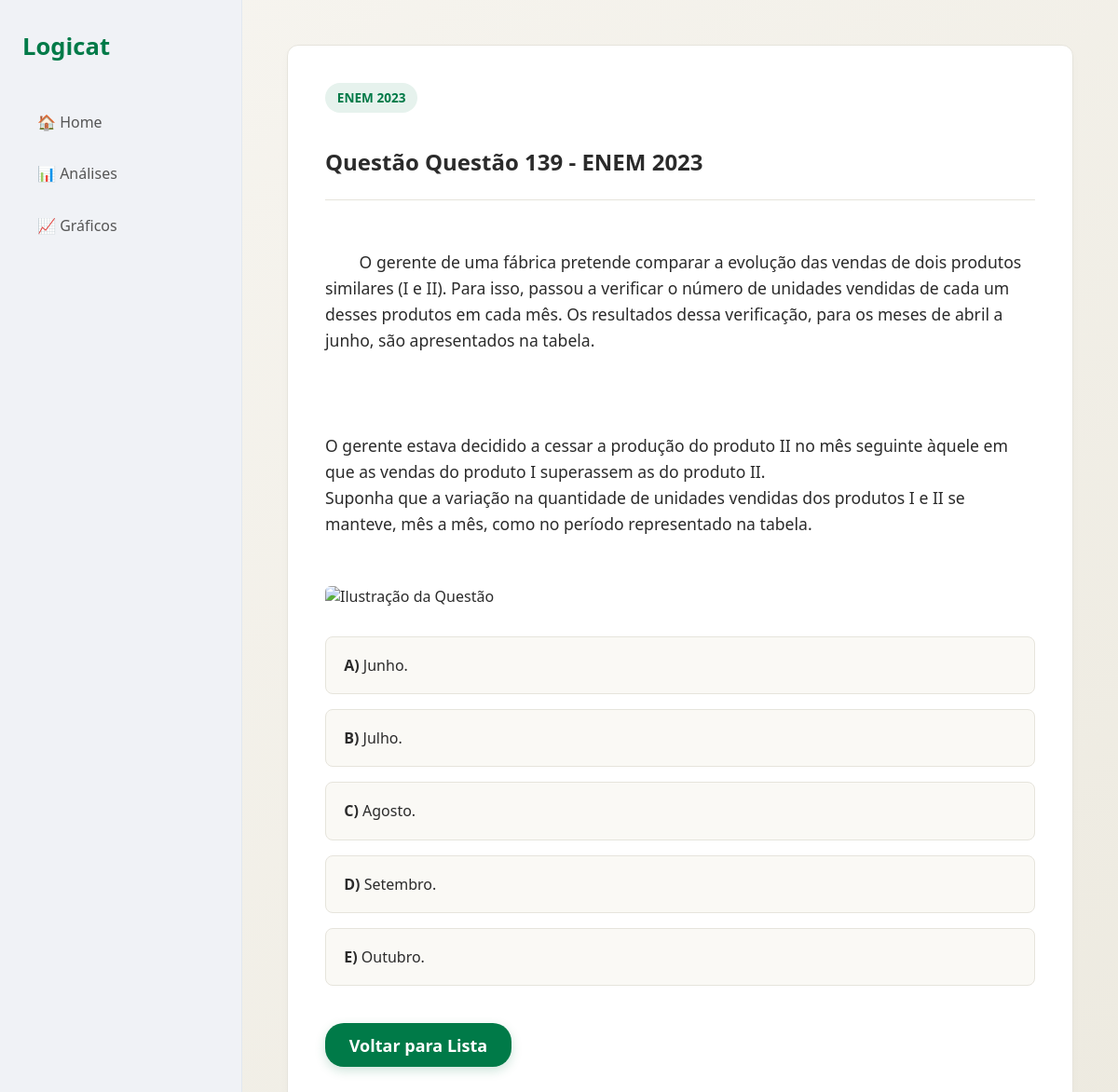
Screenshot of /questao/2023/139 with the database file from the repository.
### tables this page shows
CREATE TABLE "question" (
"Unnamed: 0" INTEGER,
  "title" TEXT,
  "index" INTEGER,
  "discipline" TEXT,
  "year" INTEGER,
  "context" TEXT,
  "files" TEXT,
  "correctAlternative" TEXT,
  "alternativesIntroduction" TEXT,
  "alternatives" TEXT,
  "dificuldade" TEXT,
  "tema" TEXT,
  "subassunto" TEXT
);

### Logicat/app.py (the view)
@app.get("/questao/{ano}/{questao_id}", response_class=HTMLResponse)
async def ver_questao_individual(request: Request, ano: int, questao_id: int):
    conexao = sqlite3.connect("Logicat.db")
    cursor = conexao.cursor()
    cursor.execute(
        "SELECT title, year, context, alternatives, correctAlternative FROM question WHERE [index] = ? AND year = ?",
        (questao_id, ano)
    )
    resultado = cursor.fetchone()
    conexao.close()
    if not resultado:
        return HTMLResponse(content=f"Questão não encontrada.", status_code=404)
    contexto_bruto = resultado[2] if resultado[2] else ""
    imagem_url = None
    padrao_imagem = r"!\[.*?\]\((.*?)\)"
    if contexto_bruto:
        match = re.search(padrao_imagem, contexto_bruto)
        if match:
            imagem_url = match.group(1)  # Extrai apenas a URL que está dentro dos parênteses
            contexto_bruto = re.sub(padrao_imagem, "", contexto_bruto)  # Remove APENAS a tag da imagem, mantendo todo o resto do texto intacto
    raw_alternativas = resultado[3]
    lista_alternativas = []
    if raw_alternativas:
        try:
            lista_alternativas = ast.literal_eval(raw_alternativas)
        except Exception:
            if isinstance(raw_alternativas, str) and "\n" in raw_alternativas:
                lista_alternativas = [alt.strip() for alt in raw_alternativas.split("\n") if alt.strip()]
            else:
                lista_alternativas = [{"letter": "X", "text": raw_alternativas, "isCorrect": False}]
    questao_dados = {
        "title": resultado[0],
        "year": resultado[1],
        "context": contexto_bruto,
        "imagem": imagem_url,
        "alternatives": lista_alternativas,
        "correct": resultado[4]
    }
    return templates.TemplateResponse(request, "exibir_questao.html", {"questao": questao_dados})

### Logicat/templates/exibir_questao.html (shortened to what this page needs)
{% extends "base.html" %}
{% block conteudo %}
<div class="box-questao">
    <span class="topic-badge" style="margin-bottom: 1rem; display: inline-block;">ENEM {{ questao.year }}</span>
    <h2>Questão {{ questao.title }}</h2>
    <hr style="border: 0; border-top: 1px solid #e6e4dc; margin: 1.5rem 0;">
    <div class="enunciado">
        {{ questao.context }}
    </div>
    {% if questao.imagem %}
        <img src="{{ questao.imagem }}" alt="Ilustração da Questão" class="questao-imagem">
    {% endif %}
    <div class="alternativas-container" id="containerOpcoes">
        {% if questao.alternatives %}
            {% for alt in questao.alternatives %}
                <button class="btn-alternativa"
                        data-correct="{{ 'true' if alt.isCorrect else 'false' }}"
                        onclick="verificarResposta(this)">
                    <strong>{{ alt.letter }})</strong> {{ alt.text }}
                </button>
            {% endfor %}
        {% else %}
            <p style="color: #61615a;">Nenhuma alternativa mapeada para esta questão.</p>
        {% endif %}
    </div>
    <div style="margin-top: 2.5rem; display: flex; gap: 1rem;">
        <a href="/analises?ano={{ questao.year }}" class="btn-green" style="width: 200px; text-align: center; margin: 0;">Voltar para Lista</a>
    </div>
</div>
{% endblock %}

### Logicat/static/css/style.css (style rules this page uses)
body { margin: 0; padding: 0; font-family: 'Segoe UI', Tahoma, Geneva, Verdana, sans-serif; background: linear-gradient(135deg, #f7f5f0 0%, #edeae0 100%); color: #2b2b2b; min-height: 100vh; }
.btn-green { display: block; width: 280px; margin: 1rem auto 0 auto; padding: 0.7rem 0; background-color: #007a48; color: #ffffff; font-size: 18px; font-weight: bold; text-decoration: none; border-radius: 20px; box-shadow: 0px 4px 12px rgba(0, 122, 72, 0.2); transition: transform 0.2s ease, background-color 0.2s ease; }
.page-dashboard { display: grid; grid-template-columns: 260px 1fr; min-height: 100vh; }
.topic-badge { background-color: #e6f2ed; color: #007a48; padding: 0.4rem 0.8rem; border-radius: 20px; font-size: 0.85rem; font-weight: 600; }

### Logicat/templates/exibir_questao.html (style rules this page uses)
.box-questao { background: #ffffff; padding: 2.5rem; border-radius: 12px; border: 1px solid #e6e4dc; box-shadow: 0px 4px 12px rgba(0,0,0,0.02); max-width: 800px; margin: 0 auto; }
.enunciado { font-size: 1.1rem; line-height: 1.6; color: #2b2b2b; margin-bottom: 1.5rem; white-space: pre-wrap; }
.questao-imagem { max-width: 100%; height: auto; display: block; margin: 1.5rem auto; border-radius: 6px; }
.alternativas-container { display: flex; flex-direction: column; gap: 1rem; margin-top: 2rem; }
.btn-alternativa { width: 100%; text-align: left; padding: 1.2rem; border: 1px solid #e6e4dc; border-radius: 8px; background: #faf9f5; font-size: 1rem; font-family: inherit; color: #2b2b2b; cursor: pointer; transition: all 0.2s ease; }

### rows the page displays
question: year "2023", title "Questão 139 - ENEM 2023", context "O gerente de uma fábrica pretende comparar a evolução das vendas de dois produtos similares (I e II). Para isso, passou a verificar o número de unidades vendidas de cada um desses produtos em cada mês. Os resultados dessa verificação, para os meses de abril a junho, são apresentados na tabela. O gerente estava decidido a cessar a produção do produto II no mês seguinte àquele em que as vendas do produto I superassem as do produto II. Suponha que a variação na quantidade de unidades vendidas dos produtos I e II se manteve, mês a mês, como no período representado na tabela."

### other values shown
{{ alt.letter }} "A" "B" "C" "D" "E"
{{ alt.text }} "Junho." "Julho." "Agosto." "Setembro." "Outubro."
